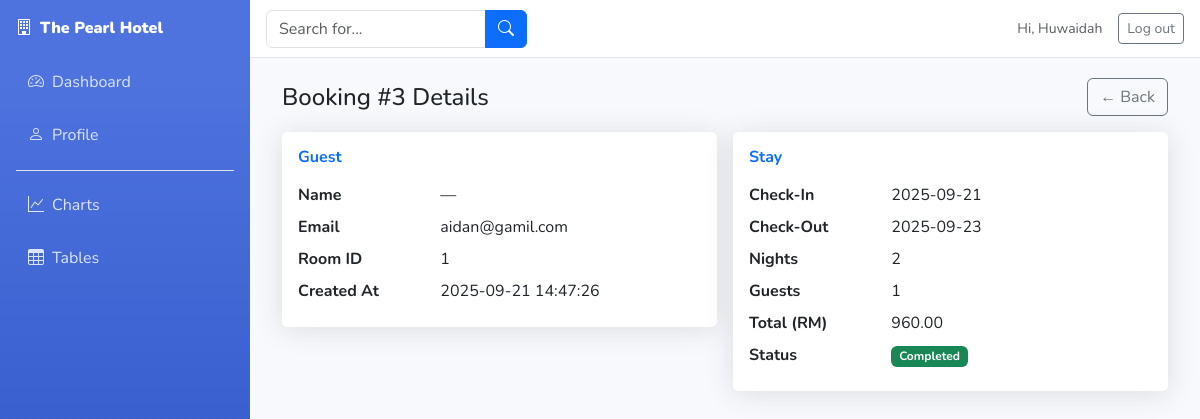
Page /ADMIN/booking_details.php?id=3 (signed in) on the committed database.
### tables this page shows
CREATE TABLE `bookings` (
  `id` int(11) NOT NULL,
  `room_id` int(11) NOT NULL,
  `guest_name` varchar(120) NOT NULL,
  `guest_email` varchar(120) NOT NULL,
  `check_in` date NOT NULL,
  `check_out` date NOT NULL,
  `guests` int(11) NOT NULL DEFAULT 1,
  `nights` int(11) NOT NULL,
  `total` decimal(10,2) NOT NULL,
  `created_at` timestamp NOT NULL DEFAULT current_timestamp(),
  `quantity` int(11) DEFAULT 1
);

### ADMIN/auth.php (called while the page is built, shortened)
<?php
require_once __DIR__ .'/db.php';
function h($s){ return htmlspecialchars($s ?? '', ENT_QUOTES, 'UTF-8'); }
function current_admin(bool $force=false) {
    static $me;
    if ($force || !$me) {
        global $pdo;
        $st = $pdo->prepare("SELECT id, name, email, avatar, created_at, phone FROM admins WHERE id=? LIMIT 1");
        $st->execute([$_SESSION['admin_id']]);
        $me = $st->fetch();
    }
    return $me;
}

### ADMIN/booking_details.php (the view, shortened to what this page needs)
<?php
require_once __DIR__.'/auth.php';
$id = (int)($_GET['id'] ?? 0);
$st = $pdo->prepare("
  SELECT id, guest_name, guest_email, room_id, check_in, check_out, nights, guests, total, created_at
  FROM bookings
  WHERE id = ?
  LIMIT 1
");
$st->execute([$id]);
$bk = $st->fetch();
$today = new DateTimeImmutable('today');
$ci    = new DateTimeImmutable($bk['check_in']);
$co    = new DateTimeImmutable($bk['check_out']);
if ($today < $ci)       { $status = ['Upcoming','secondary']; }
elseif ($today > $co)   { $status = ['Completed','success']; }
else                    { $status = ['Ongoing','info']; }
include __DIR__.'/partials/head.php';
include __DIR__.'/partials/top.php';
?>
<div class="container-fluid">
  <div class="d-sm-flex align-items-center justify-content-between mb-3">
    <h1 class="h4 mb-0">Booking #<?= (int)$bk['id'] ?> Details</h1>
    <a class="btn btn-outline-secondary" href="bookings_view.php">
      &larr; Back
    </a>
  </div>
  <div class="row g-3">
    <div class="col-lg-6">
      <div class="card p-3">
        <h6 class="fw-bold text-primary mb-3">Guest</h6>
        <dl class="row mb-0">
          <dt class="col-sm-4">Name</dt>
          <dd class="col-sm-8"><?= h($bk['guest_name']) ?: '—' ?></dd>
          <dt class="col-sm-4">Email</dt>
          <dd class="col-sm-8"><?= h($bk['guest_email']) ?></dd>
          <dt class="col-sm-4">Room ID</dt>
          <dd class="col-sm-8"><?= (int)$bk['room_id'] ?></dd>
          <dt class="col-sm-4">Created At</dt>
          <dd class="col-sm-8"><?= h($bk['created_at']) ?></dd>
        </dl>
      </div>
    </div>
    <div class="col-lg-6">
      <div class="card p-3">
        <h6 class="fw-bold text-primary mb-3">Stay</h6>
        <dl class="row mb-0">
          <dt class="col-sm-4">Check-In</dt>
          <dd class="col-sm-8"><?= h($bk['check_in']) ?></dd>
          <dt class="col-sm-4">Check-Out</dt>
          <dd class="col-sm-8"><?= h($bk['check_out']) ?></dd>
          <dt class="col-sm-4">Nights</dt>
          <dd class="col-sm-8"><?= (int)$bk['nights'] ?></dd>
          <dt class="col-sm-4">Guests</dt>
          <dd class="col-sm-8"><?= (int)$bk['guests'] ?></dd>
          <dt class="col-sm-4">Total (RM)</dt>
          <dd class="col-sm-8"><?= number_format((float)$bk['total'], 2) ?></dd>
          <dt class="col-sm-4">Status</dt>
          <dd class="col-sm-8">
            <span class="badge text-bg-<?= $status[1] ?>"><?= $status[0] ?></span>
          </dd>
        </dl>
      </div>
    </div>
  </div>
</div>
<?php include __DIR__.'/partials/foot.php';

### ADMIN/partials/top.php (shortened to what this page needs)
<?php
require_once __DIR__.'/../auth.php';
$me = current_admin();
?>
<div class="sb-wrap">
  <aside class="sb-side" id="sbSide">
    <div class="sb-brand">
      <i class="bi bi-building"></i> The Pearl Hotel
    </div>
    <nav class="sb-nav nav flex-column">
      <a class="nav-link <?= basename($_SERVER['PHP_SELF']) === 'dashboard.php' ? 'active' : '' ?>" href="dashboard.php">
        <i class="bi bi-speedometer2"></i> Dashboard
      </a>
      <a class="nav-link <?= basename($_SERVER['PHP_SELF']) === 'profile.php' ? 'active' : '' ?>" href="profile.php">
        <i class="bi bi-person"></i> Profile
      </a>
      <div class="border-top my-2 mx-3"></div>
      <a class="nav-link <?= basename($_SERVER['PHP_SELF']) === 'charts.php' ? 'active' : '' ?>" href="charts.php">
        <i class="bi bi-graph-up"></i> Charts
      </a>
      <a class="nav-link <?= basename($_SERVER['PHP_SELF']) === 'tables.php' ? 'active' : '' ?>" href="tables.php">
        <i class="bi bi-table"></i> Tables
      </a>
    </nav>
  </aside>
  <div class="sb-main">
    <div class="sb-top">
      <div class="d-flex align-items-center gap-2">
        <form class="sb-search d-none d-md-block">
          <div class="input-group">
            <input class="form-control" placeholder="Search for...">
            <button class="btn btn-primary" type="button"><i class="bi bi-search"></i></button>
          </div>
        </form>
      </div>
      <div class="d-flex align-items-center gap-3">
        <span class="small text-muted">Hi, <?= h($me['name'] ?? 'Admin') ?></span>
        <a class="btn btn-outline-secondary btn-sm" href="logout.php">Log out</a>
      </div>
    </div>
    <div class="sb-content">

### ADMIN/partials/head.php (style rules this page uses)
:root { --sb-primary:#4e73df; --sb-primary-dark:#2e59d9; --sb-info:#36b9cc; --sb-success:#1cc88a; --sb-warning:#f6c23e; --sb-gray-300:#e3e6f0; --sb-body:#f8f9fc; }
html, body { margin:0; padding:0; background:var(--sb-body); }
body { font-family:'Nunito',sans-serif; }
.sb-wrap { display:flex; min-height:100vh; }
.sb-side { width:250px; background:linear-gradient(180deg,var(--sb-primary) 10%,#224abe 100%); color:#fff; position:sticky; top:0; height:100vh; }
.sb-brand { padding:1rem; font-weight:900; display:flex; align-items:center; gap:.5rem; }
.sb-nav .nav-link { color:#dbe5ff; padding:.65rem 1rem; border-radius:.35rem; margin:.25rem .75rem; display:flex; align-items:center; gap:.5rem; }
.sb-main { flex:1; display:flex; flex-direction:column; }
.sb-top { background:#fff; border-bottom:1px solid var(--sb-gray-300); padding:.6rem 1rem; display:flex; align-items:center; gap:1rem; justify-content:space-between; position:sticky; top:0; z-index:10; }
.sb-search { max-width:560px; flex:1; }
.sb-content { padding:1.25rem; }
.card { border:0; border-radius:.35rem; box-shadow:0 .15rem 1.75rem rgba(58,59,69,.15); }

### rows in the picture
bookings: id "3", guest_name "—", guest_email "aidan@gamil.com", room "1", created_at "2025-09-21 14:47:26", check_in "2025-09-21", check_out "2025-09-23", nights "2", guests "1", total "960.00"

### other values in the picture
$me['name'] "Huwaidah"
$status[0] "Completed"
